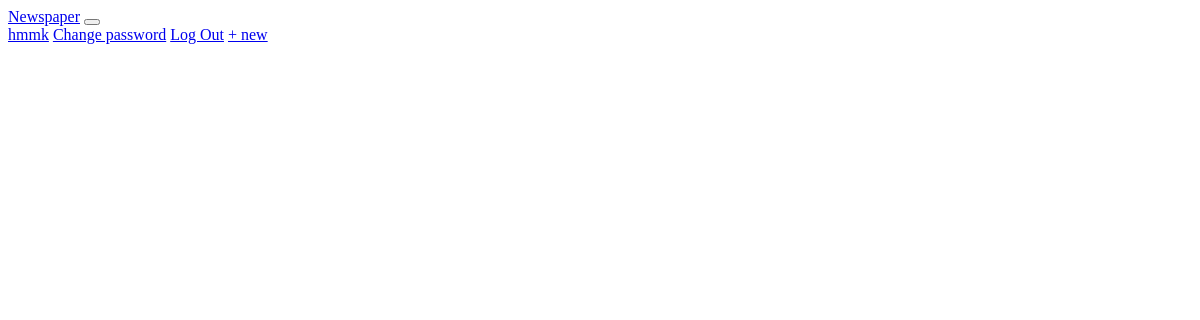
Page /articles/ (signed in) on the earlier database version.
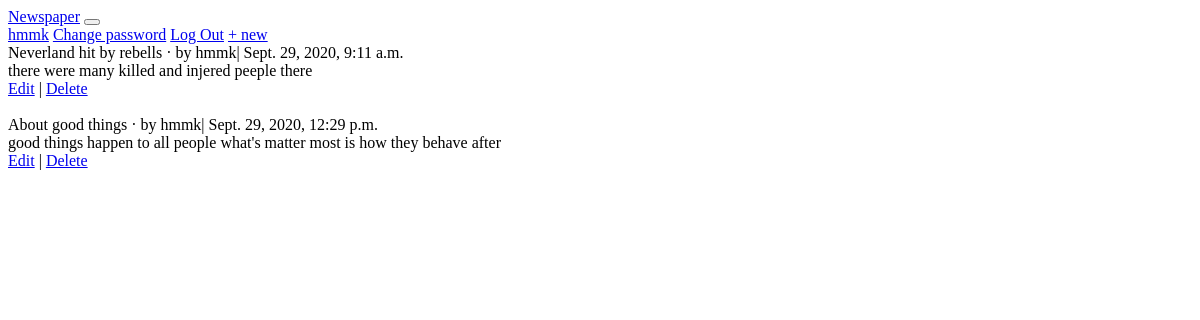
Same page on the later database version.
### users/models.py (models this page shows)
class CustomUser(AbstractUser):
    age = models.PositiveIntegerField(null=True, blank=True)

### articles/models.py (models this page shows, shortened)
class Article(models.Model):
    title = models.CharField(max_length = 255)
    body = models.TextField()
    date = models.DateTimeField(auto_now_add=True)
    auther = models.ForeignKey(
        get_user_model(),
        on_delete = models.CASCADE,
    )

### articles/views.py (the view)
# urls.py: path('', ArticleListView.as_view(), name='article_list'),
class ArticleListView(LoginRequiredMixin, ListView):
    model = Article
    template_name = 'article_list.html'
    login_url = 'login'

### templates/article_list.html (shortened to what this page needs)
{% extends 'base.html' %}
{% block content %}
{% for article in object_list %}
	<div class="card">
		<div class="card-header">
		<span class="font-weight-bold">{{article.title}}</span> &middot;
		<span class="text-nuted">by {{article.auther}}|
		{{article.date}}</span>
		</div>
		<div class="card-body">{{article.body}}</div>
		<div class="card-footer text-center text-muted">
		<a href="{% url 'article_edit' article.pk %}">Edit</a> | <a href="{% url 'article_delete' article.pk %}">Delete</a>
		</div>
	</div><br />
{% endfor %}
{% endblock content %}

### templates/base.html (shortened to what this page needs)
<!DOCTYPE html>
<html>
<head>
<link rel="stylesheet"
href="https://stackpath.bootstrapcdn.com/bootstrap/4.1.3/css/\bootstrap.min.css"integrity="sha384-MCw98/SFnGE8fJT3GXwEOngsV7Zt27NXFoaoApmYm81iuXoPkFOJwJ8ERdknLPMO"crossorigin="anonymous">
</head>
<body>
	<nav class="navbar navbar-expand-md navbar-dark bg-dark mb-4">
	<a class="navbar-brand" href="{% url 'home' %}">Newspaper</a>
	<button class="navbar-toggler" type="button" data-toggle="collapse" data-target="#navbarCollapse" aria-controls="navbarCollapse" aria-expanded="false" aria-label="Toggle navigation">
	</button>
	<div class="collapse navbar-collapse" id="navbarCollapse">
	{% if user.is_authenticated %}
	<form class="form-inline ml-auto">
	<a class="btn btn-primary ml-2" href="#" id="userMenu" data-toggle="dropdown" aria-haspopup="true" aria-expanded="false">{{ user.username }}</a>
	<a href="{% url 'password_change'%}" class="btn btn-outline-secondary">Change password</a>
	<a href="{% url 'logout' %}" class="btn btn-outline-secondary">Log Out</a>
	<a href="{% url 'article_new' %}" class="btn btn-primary ml-2">+ new</a>
	</form>
	{% else %}
	<form class="form-inline ml-auto">
	<a href="{% url 'login' %}" class="btn btn-outline-secondary">
	Log In</a>
	<a href="{% url 'signup' %}" class="btn btn-primary ml-2">Sign up</a>
	</form>
	{% endif %}
	</div>
	</nav>
	<div class="container">
	{% block content %}
	{% endblock content %}
	</div>
	</body>
</html>

Differences in the rows shown:
added Article: title "Neverland hit by rebells", auther "hmmk", date "Sept. 29, 2020, 9:11 a.m.", body "there were many killed and injered peeple there"
added Article: title "About good things", auther "hmmk", date "Sept. 29, 2020, 12:29 p.m.", body "good things happen to all people what's matter most is how they behave after"
